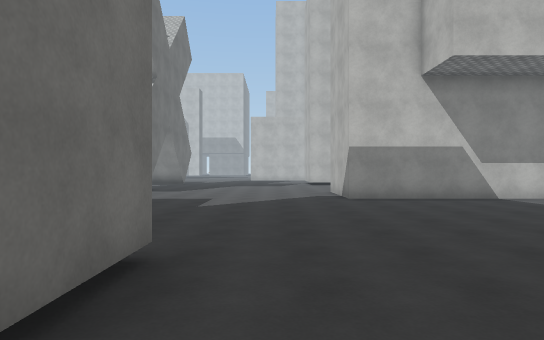
View 1 (above)

24 first-person views from a walk through a 3-D level made in the Unity game engine. The camera is 1.5 m above the floor, looks level and sees 75° across. The floor is counted in squares, 1.8 m on a side. Each view is taken from the middle of a square. On the plan, view 1 faces up. The plan holds only what a view shows up to about 12 squares ahead; the rest is blank. The place goes on beyond the plan. The player is left out. Surface patterns are stand-ins for the level's own textures.

View 2
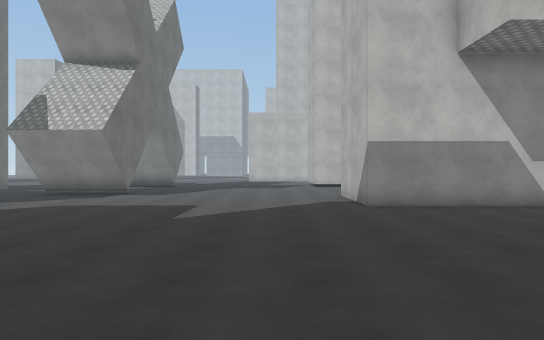

View 3
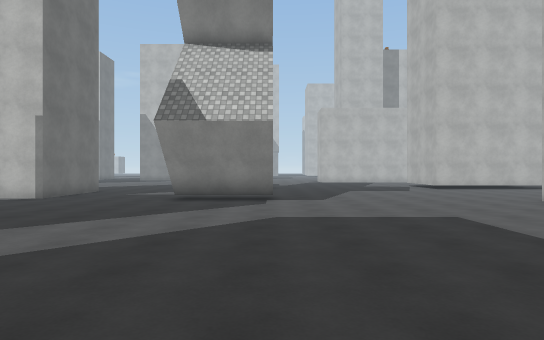

View 4
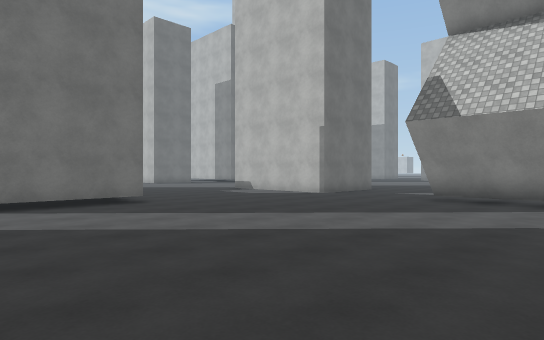

View 5
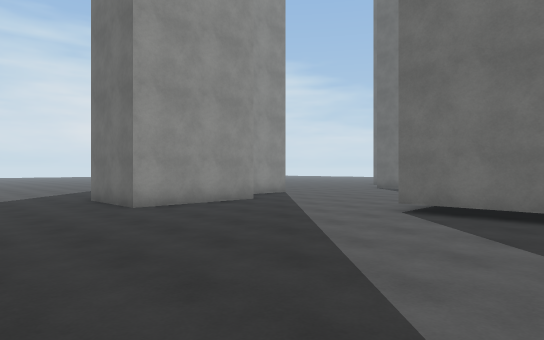

View 6
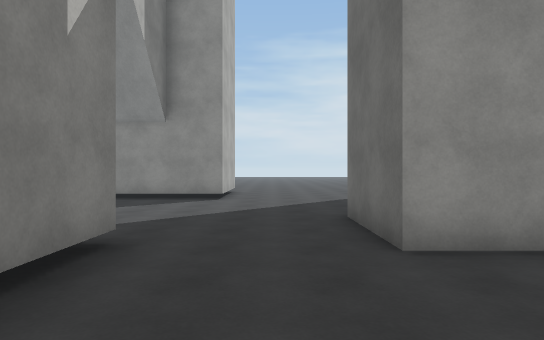

View 7
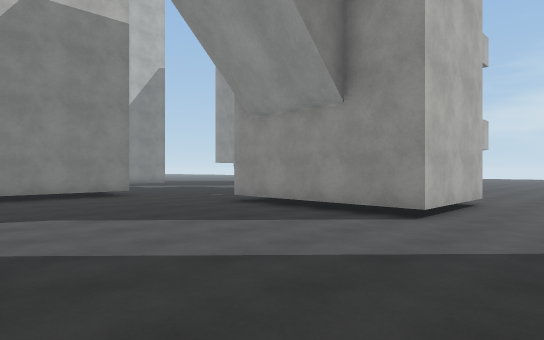

View 8
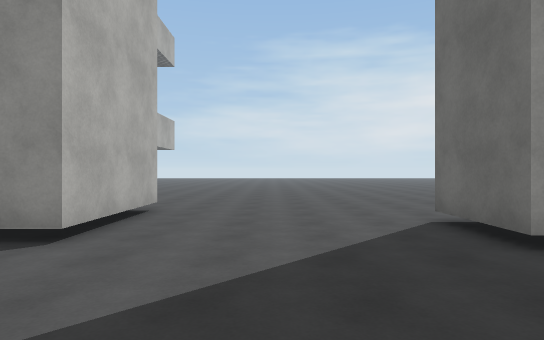

View 9
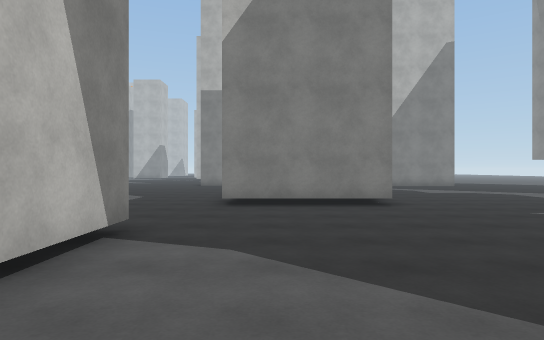

View 10
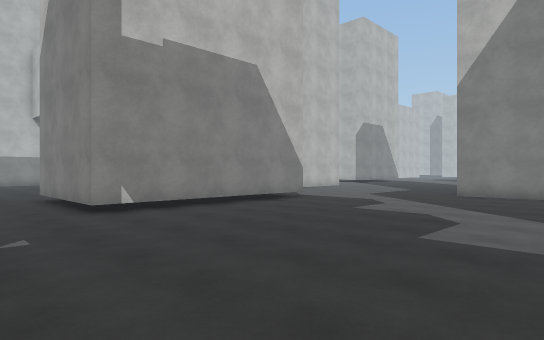

View 11
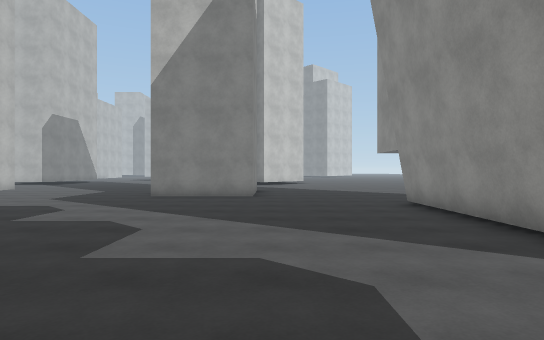

View 12
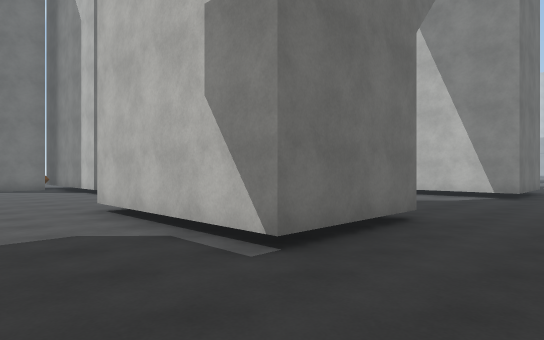

View 13
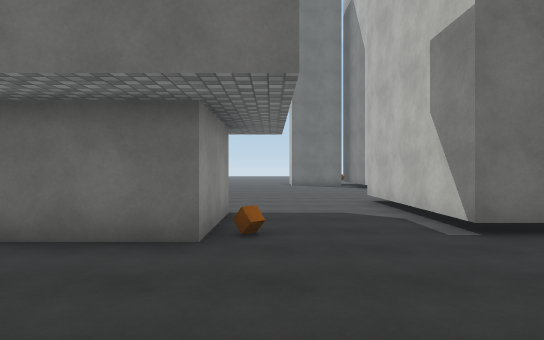

View 14
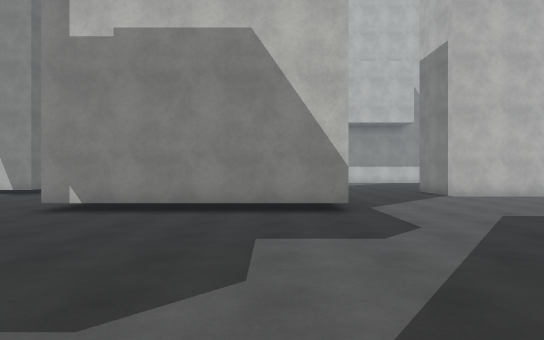

View 15
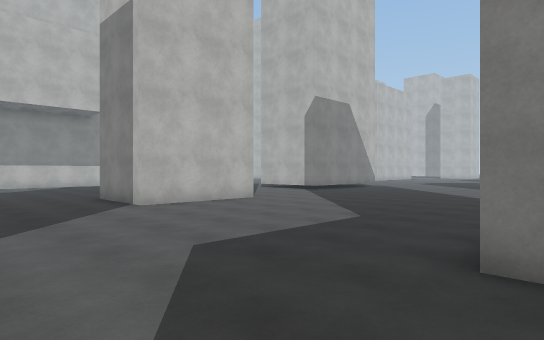

View 16
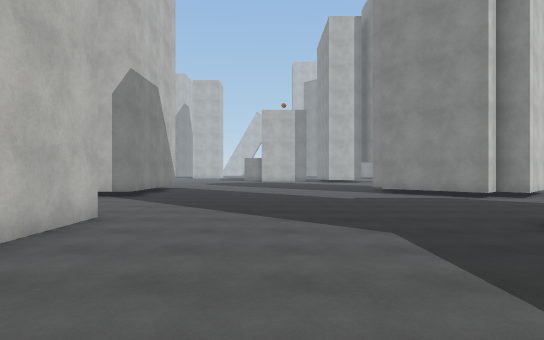

View 17
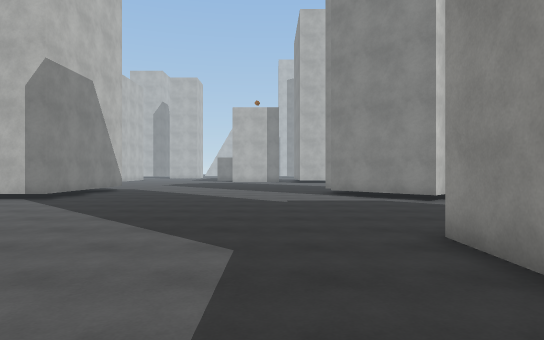

View 18
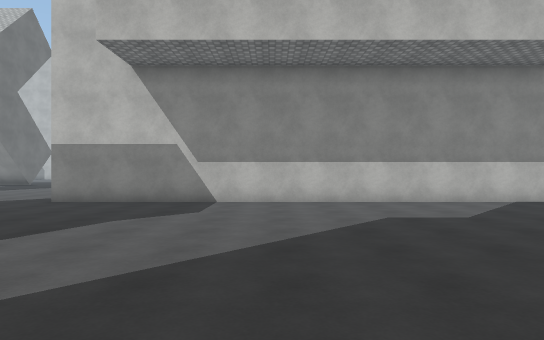

View 19
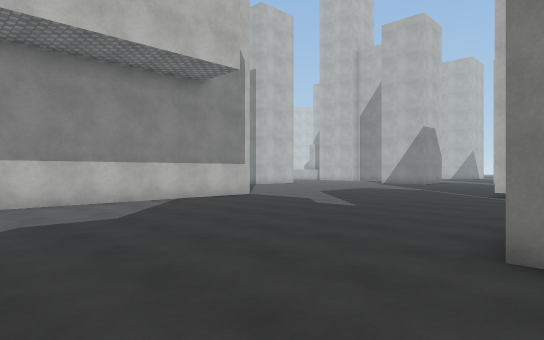

View 20
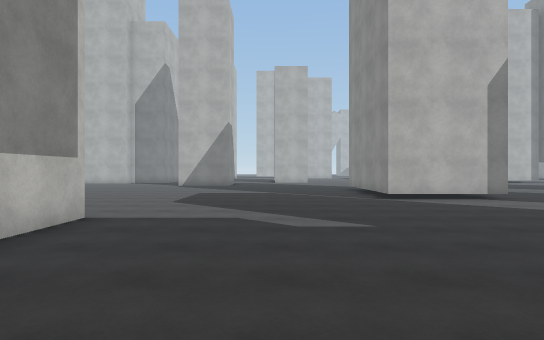

View 21
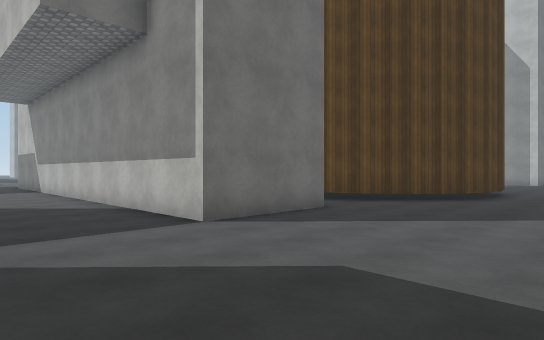

View 22
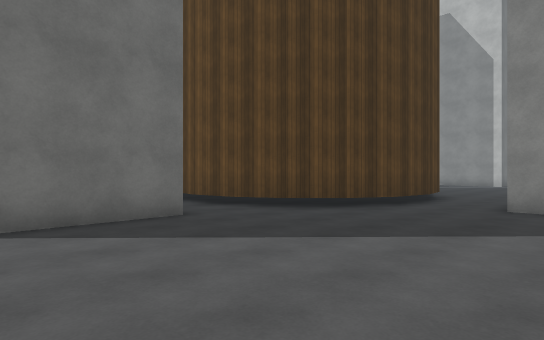

View 23
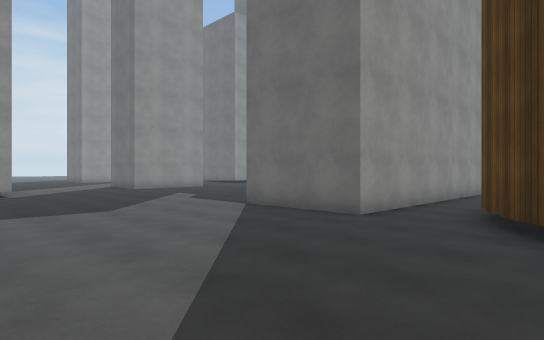

View 24
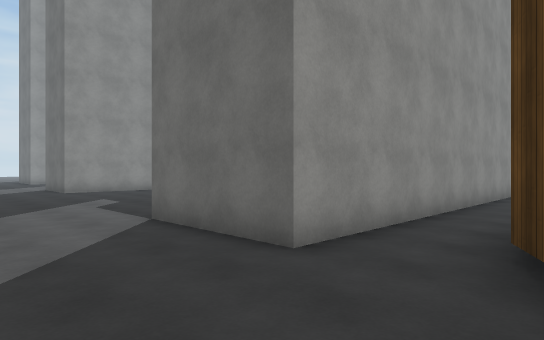

### Floor plan
Points are (right, up) in squares from view 1. A wall is a line through its corners. A room is listed if a view was taken in it or the views show most of it. See-through windows are left out.
Room 1 (views 1, 2, 3, 4, 5, 6, 7, 8, 9, 10, 11, 12, 13, 14, 15, 16, 17, 18, 19, 20, 21, 22, 23, 24)
walls: (-1.1, 3.4) (-1.1, 0) (-4, 0); (8.6, -4.8) (2.3, -4.8) (2.3, -0.8); (-1.5, -6.1) (-1.5, -9.4) (-6.6, -9.4) (-6.6, -6.1) (-1.5, -6.1); (-6.2, -0.1) (-6.2, 1.8); (16.4, -0.9) (12.7, -0.9) (12.7, 1.9); (7.1, 13.5) (17.2, 13.5) (17.2, 10.3) (2.3, 10.3) (2.3, 13.5); (13.8, -8.2) (15.5, -8.2); (12.2, -11.5) (12.2, -8.1); (-4.9, 13.8) (-7.9, 13.8); (5.1, -15.3) (10, -15.3); (-5, 14) (-5, 13.5) (-7.9, 13.5); (-3.9, -12.8) (-1.1, -12.8) (-1.1, -15.2); (-11.7, -5.6) (-11.7, -7.9); (23, 0.4) (21, 0.4) (21, 3.7) (23, 3.7); (-13, 0.3) (-9.4, 0.3) (-9.4, -2.4); (-12.8, 8.1) (-12.8, 4.8); (21.9, -13.1) (20.4, -11.6) (21, -11) (20.4, -10.3) (22.8, -7.9); (-11.7, 16) (-11.7, 14.4) (-13, 14.4); (19.4, 19.5) (19.1, 18.1) (18.5, 16.9) (17.6, 15.9) (16.3, 15.3) (15, 15.1) (14.3, 15.2); (22, 18.3) (21.2, 18.3)
low walls: (-4.9, 14.1) (-7.9, 14.1)
objects: other object (-2, -12)

Where each view was taken, in squares from view 1:
view 1: 0 up, 0 right, facing up
view 2: 2 up, 0 right, facing up
view 3: 4 up, 5 left, facing up
view 4: 4 up, 4 left, facing up-left
view 5: 8 up, 6 left, facing down-left
view 6: 4 up, 8 left, facing down
view 7: 0 up, 9 left, facing down-right
view 8: 2 down, 9 left, facing down
view 9: 2 down, 6 left, facing right
view 10: 12 down, 0 right, facing up-right
view 11: 12 down, 1 right, facing right
view 12: 12 down, 1 right, facing up-left
view 13: 12 down, 3 right, facing left
view 14: 12 down, 7 right, facing up
view 15: 9 down, 9 right, facing up-right
view 16: 4 down, 10 right, facing right
view 17: 6 down, 11 right, facing right
view 18: 1 up, 8 right, facing up
view 19: 1 up, 9 right, facing up-right
view 20: 7 up, 11 right, facing right
view 21: 7 up, 22 right, facing up-left
view 22: 10 up, 23 right, facing up-left
view 23: 17 up, 23 right, facing down-left
view 24: 16 up, 20 right, facing down-left
